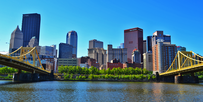
%> input picture prog_assignments/hw04/pittsburgh.png, 203 x 102 px, shrunk from 1500 x 750 before the run
$ octave show_keypoints.m   (GNU Octave 9; MATLAB toolbox functions it lacks are replaced by stand-ins)
%> lines starting %> are read from the running program, lines starting %| are printed output that depends on the picture
### prog_assignments/hw04/extract_keypoints.m
function [ x, y, scores, Ix, Iy ] = extract_keypoints( image )
%EXTRACT_KEYPOINTS Extracts points with a high degree of 'cornerness' from
%RGB image matrix of type uint8
%   Input - image = NxMx3 RGB image matrix
%   Output - x = nx1 vector denoting the x location of each of n
%                detected keypoints
%            y = nx1 vector denoting the y location of each of n
%                detected keypoints
%            scores = an nx1 vector that contains the value (R) to which a
%            a threshold was applied, for each keypoint
%            Ix = A matrix with the same number of rows and columns as the
%            input image, storing the gradients in the x-direction at each
%            pixel
%            Iy = A matrix with the same nuimber of rwos and columns as the
%            input image, storing the gradients in the y-direction at each
%            pixel

% compute the gradients, re-use code from HW2P, use window size of 5px
% convert image to grayscale first
G = rgb2gray(image);

% convert to double
G2 = im2double(G);

% create X and Y Sobel filters
horizontal_filter = [1 0 -1; 2 0 -2; 1 0 -1];
vertical_filter = [1 2 1; 0 0 0 ; -1 -2 -1];

% using imfilter to get our gradient in each direction
filtered_x = imfilter(G2, horizontal_filter);
filtered_y = imfilter(G2, vertical_filter);

% store the values in our output variables, for clarity
Ix = filtered_x;
Iy = filtered_y;

% Compute the values we need for the matrix...
% Using a gaussian blur, because I get more positive values after applying
% it, my values all skew negative for some reason...
f = fspecial('gaussian');
Ix2 = imfilter(Ix.^2, f);
Iy2 = imfilter(Iy.^2, f);
Ixy = imfilter(Ix.*Iy, f);

% set empirical constant between 0.04-0.06
k = 0.04;

num_rows = size(image,1);
num_cols = size(image,2);

% create a matrix to hold the Harris values
H = zeros(num_rows, num_cols);

% % get our matrix M for each pixel
for y = 6:size(image,1)-6
    for x = 6:size(image,2)-6
        % [7 lines of commented-out code are left out]

        Matrix = [Ix2(y-5:y+5,x-5:x+5), Ixy(y-5:y+5,x-5:x+5);
                  Ixy(y-5:y+5,x-5:x+5), Iy2(y-5:y+5,x-5:x+5)];
        R1 = det(Matrix) - (k * trace(Matrix)^2);


        % compute R, using te matrix we just created
        %R = det(M) - ( k * trace(M)^2 );
        %alt
        %R = (Ix2.*Iy2 - Ixy.^2) - k(Ix2+Iy2).^2;

        % store the R values in our Harris Matrix

        % H(y,x) = R;

        H(y,x) = R1;

    end
end

% set threshold of 'cornerness' to 5 times average R score
avg_r = mean(mean(H))
threshold = abs(5 * avg_r)

[row, col] = find(H > threshold);

scores = [];
%get all the values
for index = 1:size(row,1)
    %see what the values are
    r = row(index);
    c = col(index);

    %store the scores
    %score(index) = H(r,c);
    scores = cat(2, scores,H(r,c));
end

y = row;
x = col;


% This needs to be LAST
% non max suppression
% http://www.mathworks.com/help/images/ref/imregionalmax.html
% BW = imregionalmax(H);


end

### prog_assignments/hw04/compute_features.m
function [ features, x, y, scores ] = compute_features( x, y, scores, Ix, Iy )
% COMPUTE_FEATURES Compute features based on SIFT Scores
%   INPUTS
%       x = vector of x-values at which our features are located
%       y = vector of y-values at which our features are located
%       scores = actual score values, for each feature
%       Ix = Column derivatives
%       Iy = Row Derivatives
%   OUTPUTS
%       features = nxd matrix, each row of which contains the
%       d-dimensional descriptors for the nth keypoint
%       - also return: same x, y, and scores values as are passed in

grad_mag = zeros(size(Ix));
grad_orient = zeros(size(Ix));

% size of score
features = [];

for i = 1:size(Iy, 1)
    for j = 1:size(Ix, 2)
        % fill the magnitude matrix
        grad_mag(i, j) = sqrt(Ix(i,j)^2 + Iy(i,j)^2);

        % find the orient
        orient_raw = atand(Iy(i,j) / Ix(i,j));

        if (isnan(orient_raw))
            assert(grad_mag(i,j) == 0);
            orient_raw = 0; % if no change, we won't count a gradient magnitude
        end

        % get the correct bin
        assert(orient_raw >= -90);
        if (orient_raw <= -67.5)
            grad_orient(i,j) = 1;
        elseif (orient_raw <= -45)
            grad_orient(i,j) = 2;
        elseif (orient_raw <= 22.5)
            grad_orient(i,j) = 3;
        elseif (orient_raw <= 0)
            grad_orient(i,j) = 4;
        elseif (orient_raw <= 22.5)
            grad_orient(i,j) = 5;
        elseif (orient_raw <= 45)
            grad_orient(i,j) = 6;
        elseif (orient_raw <= 67.5)
            grad_orient(i,j) = 7;
        else % orient_raw > 67.5
            grad_orient(i,j) = 8;
        end

    end
end


% find 8-d descriptor for the 11x11 grid aroud each feature
% get values for each feature
for index = 1:size(scores,2)
    % save the descriptor
    descriptor = zeros(8,1);

    % get indices
    row = y(index, 1);
    col = x(index, 1);

    % check if feature is < 5px from top-left/bottom-right, erase if so
     if row <= 5 || col <= 5 || (size(grad_mag,1) - row) <= 5 || (size(grad_mag,2) - col) <= 5
         % then skip, we just don't add the feature
         continue
     end

    % assert that we don't have row or col values that will be -1 or lower
    assert(row-5 >= 1, 'Row is < 1!');
    assert(col-5 >= 1, 'Col is < 1!');

    % iterate through the 11x11 area AROUND the feature
    for y_val = row-5:row+5
        for x_val = col-5:col+5
            mag = grad_mag(y_val,x_val);
            orient = grad_orient(y_val, x_val);

            % store that orient/mag
            descriptor(orient, 1) = descriptor(orient, 1) + mag;
        end
    end

    % cat this onto the features vector
    features = cat(2, features, descriptor);
end

% normalize the vectors
for index = 1:size(features,2)
    f = features(:,index);
    f_normal = f(:)/sum(f);
    features(:, index) = f_normal;
end

% clip values to 0.2
features( features > 0.2 ) = 0.2;
% and normalize the vectors again, with this new value set
for index = 1:size(f_normal,2)
    f = features(:,index);
    f_normal = f(:)/sum(f);
    features(:, index) = f_normal;
end


end

### prog_assignments/hw04/show_keypoints.m

%%%%%%%%%%%%%%%%%%%%%%%%%%%%%%%%%%%%%%%%%%%%%%%%%%%%%%%%%%%%%%%%%%%%%%%
% @author:  Anthony (Tony) Poerio (adp59@pitt.edu)
%
% CS1674 - Computer Vision
% Programming Assignment #4
% Fall 2016
% Show Keypoints for 10 different pictures
% --> Pictures displayed and keypoints extracted based on 'cornerness',
% using the Harris Corner Detector Algorithm
% --> Features for each corner determined using the SIFT algorithm for
% Scale Invariant Feature Extraction
%%%%%%%%%%%%%%%%%%%%%%%%%%%%%%%%%%%%%%%%%%%%%%%%%%%%%%%%%%%%%%%%%%%%%%%

%%%%%%%%%%% (1) Pittsburgh.png %%%%%%%%%%%%%
image = imread('pittsburgh.png');
%> image is the input picture: size 102x203x3 uint8; mean R, G, B 71.5, 122.5, 149.7
image = imresize(image, 0.75);
%> image: size 77x153x3 uint8
[ x, y, scores, Ix, Iy ] = extract_keypoints( image );
%> in extract_keypoints, `G = rgb2gray(image);`:
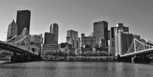
%> G: size 77x153 uint8; min 5, max 252, mean 110.3
%> in extract_keypoints, `filtered_y = imfilter(G2, vertical_filter);`:
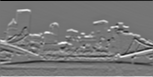
%> filtered_y: size 77x153 double; min -2.54, max 2.89, mean 0.00662; drawn with min black and max white
%> in extract_keypoints, `Iy2 = imfilter(Iy.^2, f);`:
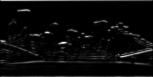
%> Iy2: size 77x153 double; min 2.1e-05, max 6.9, mean 0.287; drawn with min black and max white
%> in extract_keypoints, `Ixy = imfilter(Ix.*Iy, f);`:
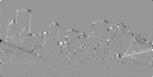
%> Ixy: size 77x153 double; min -3.88, max 2.66, mean 0.0036; drawn with min black and max white
%> after the loop in extract_keypoints, `for y = 6:size(image,1)-6`:
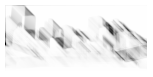
%> H: size 77x153 double; min -28.02, max 0, mean -1.64; drawn with min black and max white
%> in extract_keypoints, `avg_r = mean(mean(H))`: avg_r = -1.64
%> in extract_keypoints, `threshold = abs(5 * avg_r)`: threshold = 8.18
%> in extract_keypoints, `[row, col] = find(H > threshold);`: row = []
%> x = []; y = []; scores = []
figure; imshow(image)
hold on
for i = 1:size(scores,2)
    %plot(x(i), y(i), 'ro', 'MarkerSize', scores(i) / 1000000000);
    plot(x(i), y(i), 'ro', 'MarkerSize', scores(i) / 100);

end
saveas(gcf,'hw04_pittsburgh_corners.png');
hold off

% get the feature descriptors via SIFT
[ pgh_features, x, y, scores ] = compute_features( x, y, scores, Ix, Iy );
%> after the loop in compute_features, `for i = 1:size(Iy, 1)`:
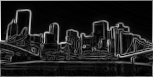
%> grad_mag: size 77x153 double; min 0, max 3.69, mean 0.457; drawn with min black and max white
%> after the loop in compute_features, `for i = 1:size(Iy, 1)`:
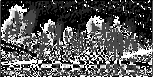
%> grad_orient: size 77x153 double; min 1, max 8, mean 3.46; drawn with min black and max white
%> the run ends on the next line

$ run again, with prog_assignments/hw04/Lightning.jpg saved as prog_assignments/hw04/pittsburgh.png
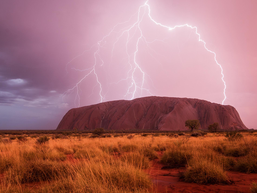
%> input picture prog_assignments/hw04/Lightning.jpg, 257 x 193 px, shrunk from 1900 x 1424 before the run
%> image is the input picture: size 193x257x3 uint8; mean R, G, B 166.6, 111, 112.7
%> image: size 145x193x3 uint8
%> after the loop in extract_keypoints, `for y = 6:size(image,1)-6`:
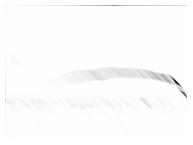
%> H: size 145x193 double; min -12.2, max 0, mean -0.112; drawn with min black and max white
%> avg_r = -0.112
%> threshold = 0.56
%> row = []
%> after the loop in compute_features, `for i = 1:size(Iy, 1)`:
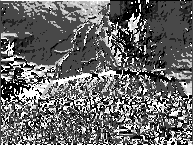
%> grad_orient: size 145x193 double; min 1, max 8, mean 3.86; drawn with min black and max white

$ run again, with prog_assignments/hw04/Mountains.jpg saved as prog_assignments/hw04/pittsburgh.png
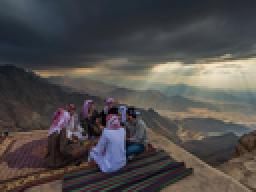
%> input picture prog_assignments/hw04/Mountains.jpg, 128 x 96 px, shrunk from 945 x 708 before the run (shown 2 times larger)
%> image is the input picture: size 96x128x3 uint8; mean R, G, B 79.1, 75.9, 75
%> image: size 72x96x3 uint8
%> avg_r = -0.247
%> threshold = 1.24
%> row = []
%> after the loop in compute_features, `for i = 1:size(Iy, 1)`:
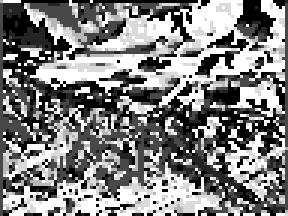
%> grad_orient: size 72x96 double (shown 3 times larger); min 1, max 8, mean 4.55; drawn with min black and max white
